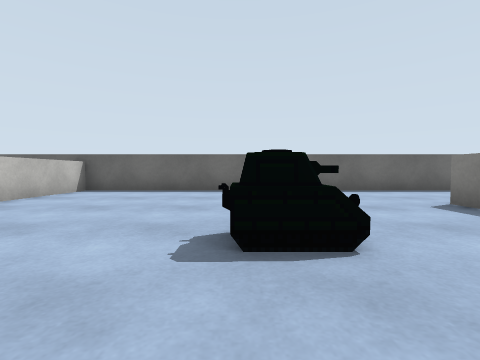
view 1 (above)

24 first-person views from a walk through a 3-D level made in the Unity game engine. The camera is 0.58 m above the floor, tilts 2° down and sees 85° across. The floor is counted in squares, 1 m on a side. Each view is taken from the middle of a square. On the plan, view 1 faces up. The plan holds only what a view shows up to about 9 squares ahead; the rest is blank. The place goes on beyond the plan. The player is left out. Some surface patterns are stand-ins.

view 2
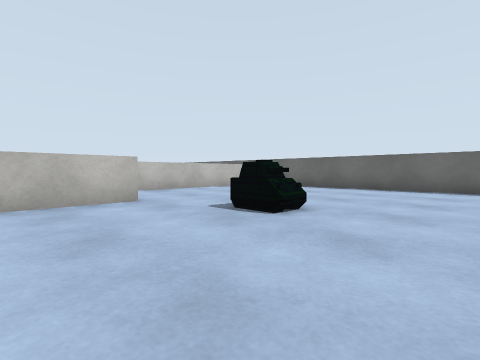

view 3
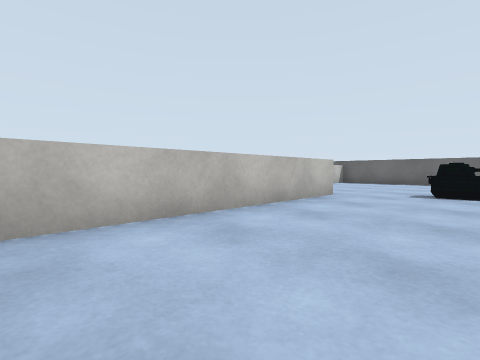

view 4
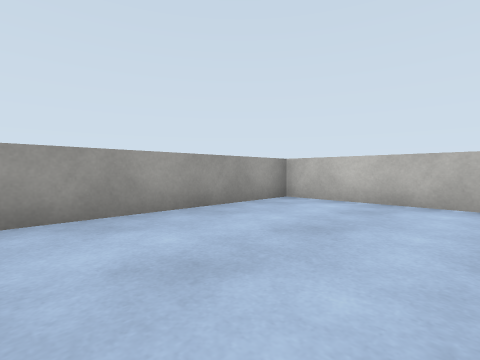

view 5
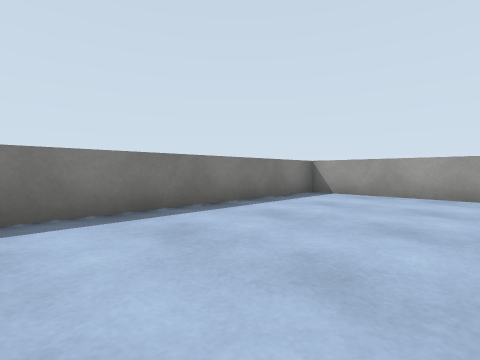

view 6
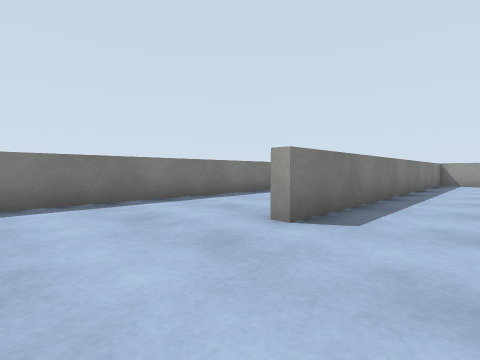

view 7
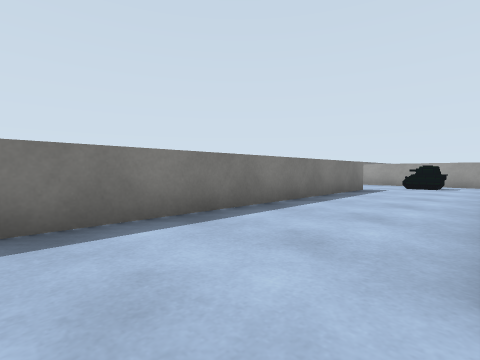

view 8
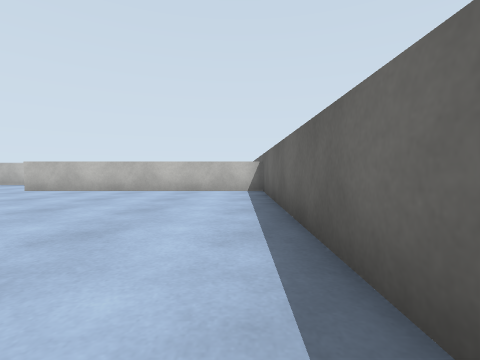

view 9
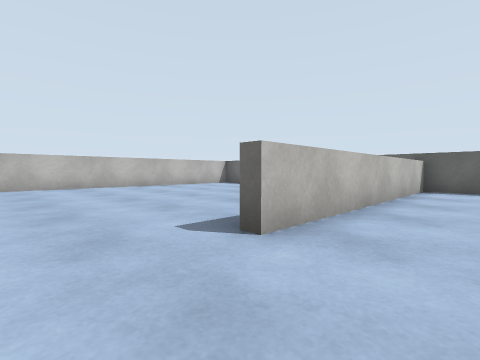

view 10
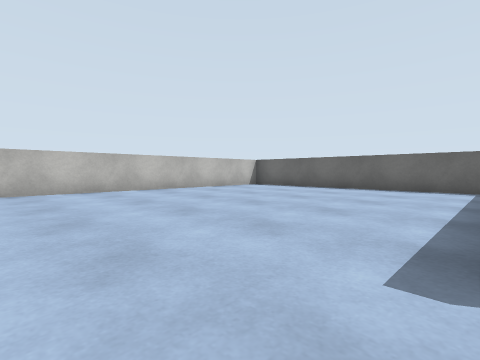

view 11
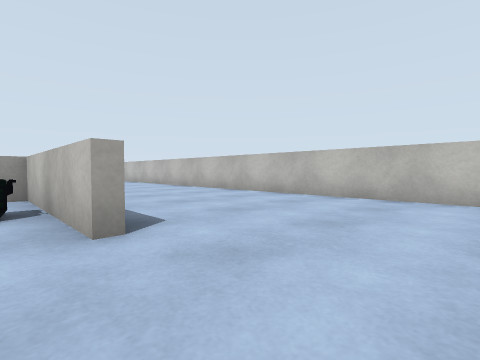

view 12
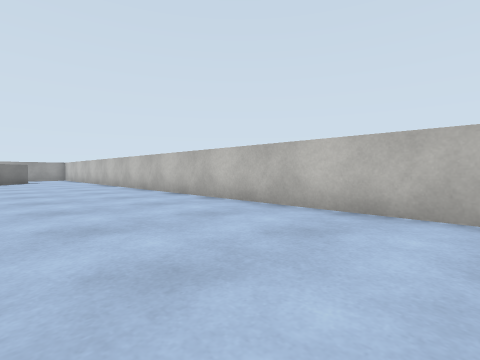

view 13
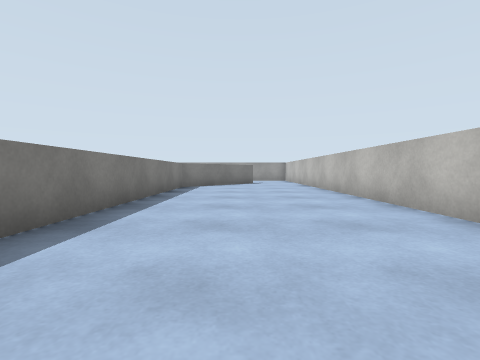

view 14
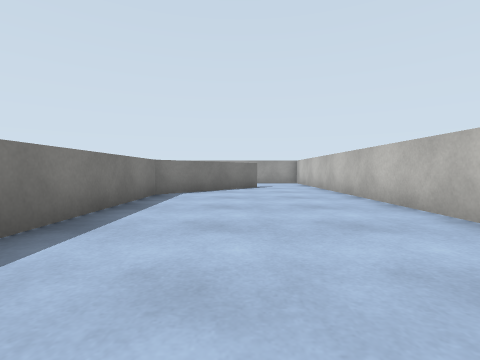

view 15
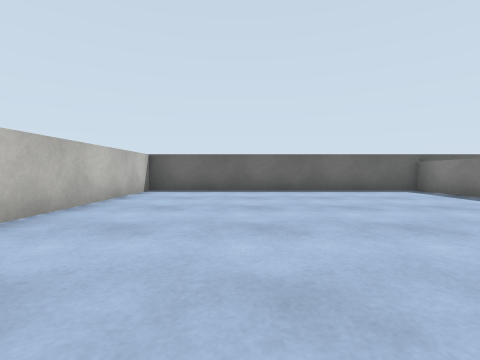

view 16
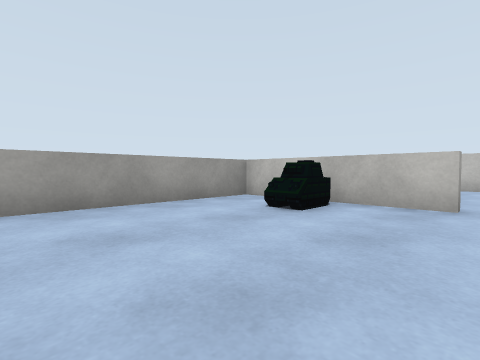

view 17
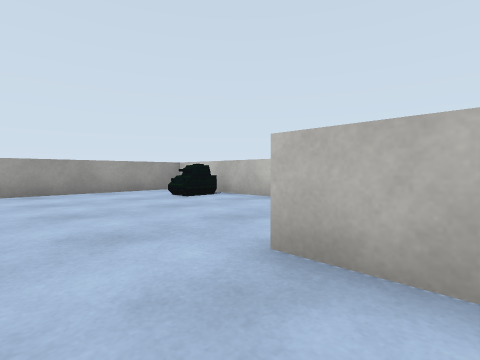

view 18
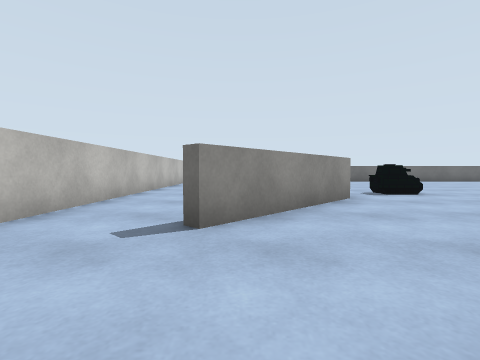

view 19
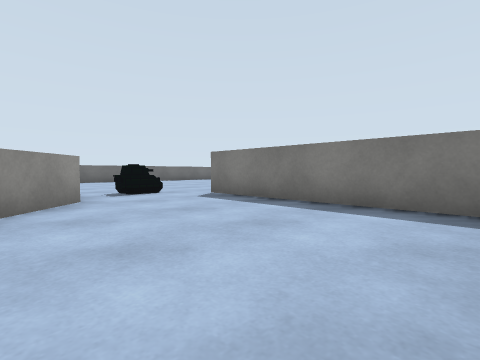

view 20
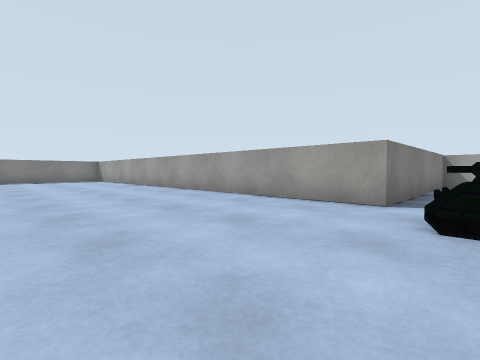

view 21
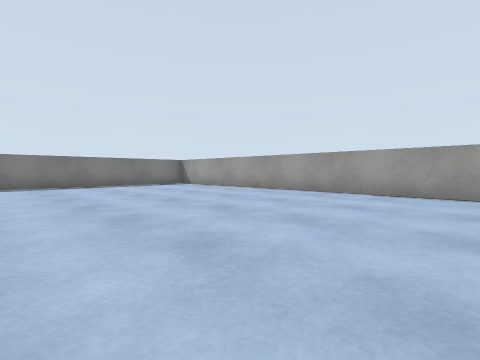

view 22
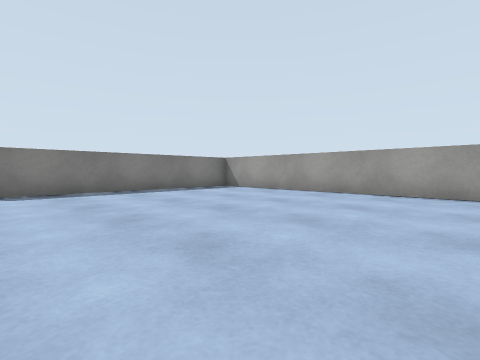

view 23
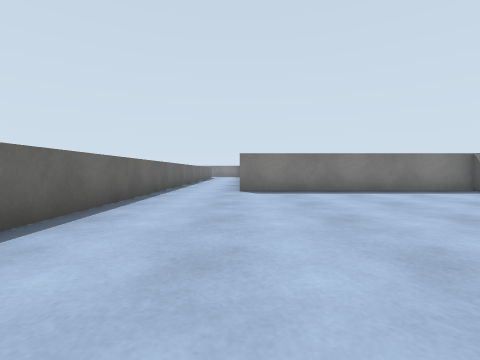

view 24
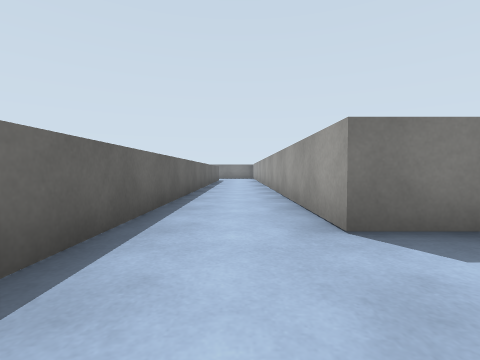

### Floor plan
Ten units are one square. View 1 is at (0, 0); x grows to the right and y downward. Boxes are objects, and circles mark ways between rooms. Rooms are numbered by the first view taken in them; rooms with no view inside come last. Other rooms are left out.
<svg viewBox="-132 -83 297 291">
<path fill="none" stroke="#000" d="M-19 -12 -19 54 37 54 37 -46M70 -45 70 -69M62 -77 -50 -77M-45 -78 -45 -8M-77 14 -77 54 -31 54M-47 -56 -47 -78M-50 -77 -127 -77 -127 146M-104 170 -79 143 -79 71M-76 144 -105 175M-56 203 -47 203 -47 146 94 146 94 80 160 80M-127 146 -127 171M160 57 44 57"/>
<rect x="-5" y="-25" width="20" height="10" fill="#bbb"><title>other object</title></rect>
<rect x="-75" y="25" width="20" height="10" fill="#bbb"><title>other object</title></rect>
<rect x="-65" y="125" width="10" height="10" fill="#bbb"><title>other object</title></rect>
<circle cx="-35" cy="-10" r="3" fill="#2a7"/>
<circle cx="-115" cy="145" r="3" fill="#2a7"/>
<text x="10" y="-20">1</text>
<text x="-90" y="20">2</text>
<text x="-10" y="120">3</text>
</svg>
Room 1 opens to room 2. Room 2 opens to room 3.

Where each view was taken, in squares from view 1:
view 1: 0 up, 0 right, facing up
view 2: 1 down, 3 right, facing up-left
view 3: 5 down, 1 right, facing up-left
view 4: 2 down, 3 right, facing down-left
view 5: 1 up, 0 right, facing down-right
view 6: 7 up, 2 right, facing down-right
view 7: 6 up, 4 right, facing down-right
view 8: 7 up, 3 right, facing left
view 9: 1 down, 3 left, facing up-left
view 10: 1 down, 5 left, facing up-left
view 11: 1 up, 7 left, facing down-left
view 12: 2 down, 9 left, facing down-left
view 13: 5 down, 10 left, facing down
view 14: 8 down, 10 left, facing down
view 15: 0 up, 10 left, facing up
view 16: 1 down, 3 left, facing down-left
view 17: 2 up, 3 left, facing down-left
view 18: 20 down, 10 left, facing up
view 19: 20 down, 9 left, facing up-right
view 20: 10 down, 6 left, facing down-right
view 21: 8 down, 1 left, facing down-right
view 22: 8 down, 2 right, facing down-right
view 23: 8 down, 2 right, facing right
view 24: 7 down, 7 right, facing right
